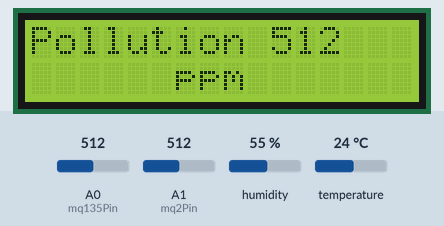
A sketch run on a simulated Arduino Uno, built with avr-gcc and run on an emulated ATmega328P. Parts: 16×2 character LCD. The test bench sets the inputs (shaded band); at power-on: humidity 55 %, temperature 24 °C, A0 (mq135Pin) = 512, A1 (mq2Pin) = 512. What the sketch prints to the serial monitor is not drawn.

Above: at 15.6 s.
15.7 s: humidity set to 22 %
At 23.1 s:
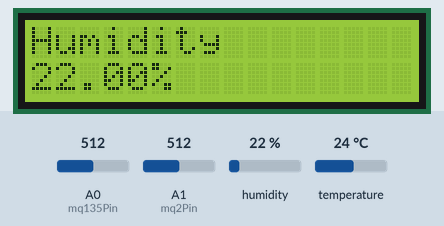
27.8 s: temperature set to 12 °C
At 35.6 s:
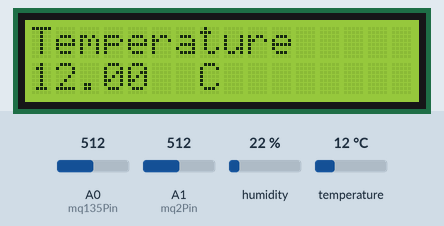
39.9 s: A0 (mq135Pin) set to 716
At 47.1 s:
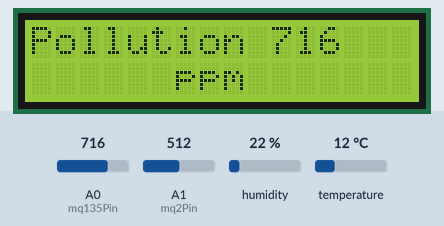
52.0 s: A1 (mq2Pin) set to 716
At 59.6 s:
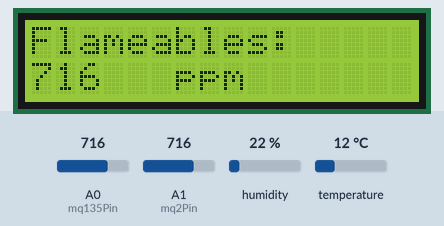
64.1 s: A1 (mq2Pin) set to 992
At 75.9 s:
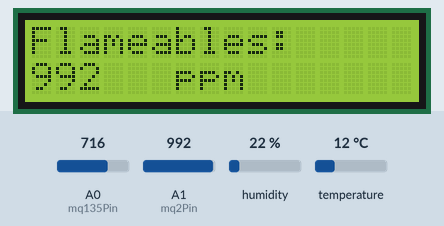
Timing chart, 0 to 77.2 s (numbered marks = the images above; inputs shaded):
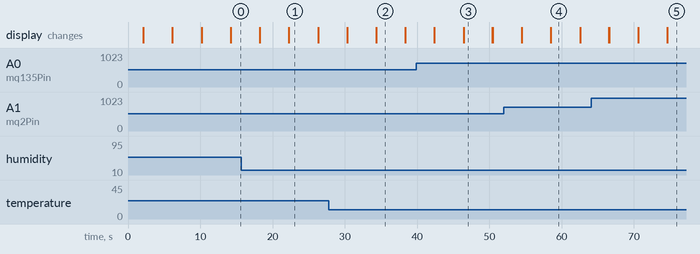

Measured:
- what the display in image 1 shows lasts 4.0 s, from 22.3 s to 26.3 s

The sketch:

Air_Quality_Monitoring_System.ino
```cpp
#include <LiquidCrystal_I2C.h>
#include <Wire.h>
#include <DHT.h>

#define DHTPIN 2     // Digital pin connected to the DHT sensor
#define DHTTYPE DHT11   // DHT 11

LiquidCrystal_I2C lcd(0x27,16,2);

DHT dht(DHTPIN, DHTTYPE);

int mq2Pin = A1;    // Analog pin connected to the MQ2 sensor
int mq135Pin = A0;  // Analog pin connected to the MQ135 sensor

void setup() {
  Serial.begin(9600); // Initialize serial communication
  lcd.init();
  lcd.backlight();
  dht.begin();

  lcd.setCursor(4,0);
  lcd.print("INDOOR AIR");
  lcd.setCursor(0,1);
  lcd.print("QUALITY MONITOR");
  delay(2000);
  lcd.clear();
}

void loop() {
  // Read analog values from the sensors
  float t = dht.readTemperature();                // Read temperature as Fahrenheit (isFahrenheit = true)
  float h = dht.readHumidity();                   // Read temperature as Celsius (the default)

  // Check if any reads failed and exit early (to try again).
  if (isnan(h) || isnan(t) ) {
    Serial.println(F("Failed to read from DHT sensor!"));
    return;
  }

  // Print sensor values to Serial Monitor
    lcd.setCursor(0, 0);
    lcd.print("Temperature ");
    lcd.setCursor(0, 1);
    lcd.print(t);
    lcd.setCursor(6, 1);
    lcd.write(1);
    lcd.setCursor(7, 1);
    lcd.print("C");
    Serial.print("Temp: ");
    Serial.println(t);
    delay(4000);
    lcd.clear();

    // Display Humidity on LCD
    lcd.setCursor(0, 0);
    lcd.print("Humidity ");
    lcd.setCursor(0, 1);
    lcd.print(h);
    lcd.print("%");
    Serial.print("Humidity: ");
    Serial.println(h);
    delay(4000);
    lcd.clear();

    int mq2Value = analogRead(mq2Pin);
                                               // Display MQ2 Gas Value on LCD and Serial Monitor
    Serial.print("MQ2 Gas Value: ");
    Serial.println(mq2Value);
    lcd.setCursor(0, 0);
    lcd.print("Flameables: ");
    lcd.setCursor(0, 1);
    lcd.print(mq2Value);
    lcd.setCursor(6, 1);
    lcd.print("ppm ");
    delay(4000);
    lcd.clear();


    int mq135Value = analogRead(mq135Pin);
                                                 // Display MQ135 Gas Value on LCD and Serial Monitor
    Serial.print("MQ135 Gas Value: ");
    Serial.println(mq135Value);
    lcd.setCursor(0, 0);
    lcd.print("Pollution ");
    lcd.print(mq135Value);
    lcd.setCursor(6, 1);
    lcd.print("ppm ");
    delay(4000);
    lcd.clear();
}
```
